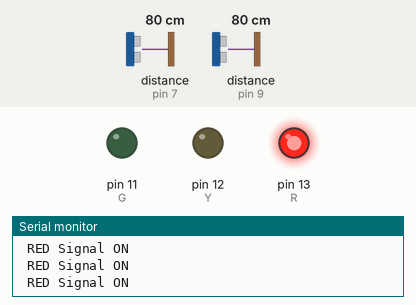
The sketch below on a simulated Arduino Uno, built with avr-gcc and run on an emulated ATmega328P. On the bench: output pins drawn as LEDs (lit = HIGH), the last lines printed to the serial monitor. The test bench sets the inputs (shaded band); at power-on: distance to the obstacle (sensors on pin 7, pin 9) 80 cm. The echo pulse lasts 58.3 µs per cm.

Above: at 5.0 s.
At 12.5 s:
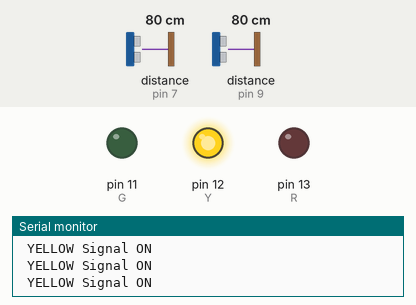
At 20.0 s:
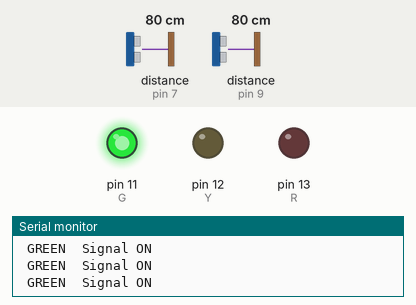
Timing chart, 0 to 32.5 s (numbered marks = the images above):
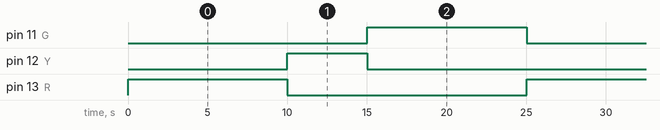

The sketch:

sketch_sep13a__2_.ino
```cpp
#include <NewPing.h>
#define TRIGGER_PIN1  10
#define ECHO_PIN1     9
#define TRIGGER_PIN2  8
#define ECHO_PIN2     7
#define MAX_DISTANCE 200

NewPing sonar1(TRIGGER_PIN1, ECHO_PIN1, MAX_DISTANCE);
NewPing sonar2(TRIGGER_PIN2, ECHO_PIN2, MAX_DISTANCE);
int R = 13;
int Y = 12;
int G = 11;

void setup()
{
  Serial.begin(9600);
  Serial.println("PROJECT NAME");
  pinMode(R, OUTPUT);
  pinMode(Y, OUTPUT);
  pinMode(G, OUTPUT);
  digitalWrite(R, LOW);
  digitalWrite(Y, LOW);
  digitalWrite(G, LOW);
}

void loop()

{

  static int cnt1 = 0;

  static int cnt2 = 0;
  unsigned int duration1 = sonar1.ping(); // Send ping, get ping time in microseconds (uS).
  unsigned int duration2 = sonar2.ping();

  int dist1 = sonar1.convert_cm(duration1); /// pasanger's
  int dist2 = sonar2.convert_cm(duration2);
  //  int dist=distance();// we r calling afunction and that is returning a value
  //  Serial.println(dist1);Serial.println(dist2);

  // Serial.print("Distance");Serial.println(t);

  //Serial.print("Sensor1 Distance : ");Serial.println(dist1);
  //Serial.print("Sensor2 Distance : ");Serial.println(dist2);
  //delay(1000);

  if ((dist1 > 0) && (dist1 < 20))
{
  cnt1++;
  Serial.println(cnt1);
    delay(500);
    if (cnt1== 5)
    {
      digitalWrite(R, HIGH);
   digitalWrite(G,LOW);
    digitalWrite(Y,LOW);
      Serial.println("Passanger Detected RED Signal ON");
      delay(2000);
      cnt1=0;

}
  }


  else if ((dist2>0)&&(dist2<20))
  {
  cnt2++;
  if(cnt2==5)
  {
    digitalWrite(G,HIGH);
   digitalWrite(R,LOW);
    digitalWrite(Y,LOW);
    Serial.println("Vehicle density detected GREEN Signal ON");
    delay(2000);
    }

  }

  else
  {
    sig();
    Serial.println("Traffic signal in normal Condition");
  }

}

void sig()
{
  int i,j;
for(i=0;i<10;i++)
{
  digitalWrite(R,HIGH);
   digitalWrite(G,LOW);
    digitalWrite(Y,LOW);
  Serial.println(" RED Signal ON");
  delay(1000);
  }

for(i=0;i<5;i++)
{
  digitalWrite(Y,HIGH);
   digitalWrite(R,LOW);
    digitalWrite(G,LOW);
   Serial.println(" YELLOW Signal ON");
  delay(1000);

  }
for(i=0;i<10;i++)
{

 digitalWrite(G,HIGH);
  digitalWrite(Y,LOW);
   digitalWrite(R,LOW);
 Serial.println(" GREEN  Signal ON");
 delay(1000);

}


}
```

Measured:
- by itself, pin 11 (G), pin 13 (R): alternates HIGH for 10.0 s and LOW for 15.0 s
- by itself, pin 12 (Y): alternates HIGH for 5.0 s and LOW for 20.0 s
- by itself, everything shown: repeats every 25.0 s, in 3 steps
